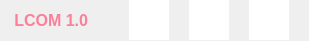
       <widget class="QWidget" name="tileWidget" native="true">
        <property name="minimumSize">
         <size>
          <width>0</width>
          <height>40</height>
         </size>
        </property>
        <property name="maximumSize">
         <size>
          <width>16777215</width>
          <height>40</height>
         </size>
        </property>
        <property name="font">
         <font/>
        </property>
        <property name="mouseTracking">
         <bool>false</bool>
        </property>
        <property name="tabletTracking">
         <bool>false</bool>
        </property>
        <property name="toolTipDuration">
         <number>0</number>
        </property>
        <layout class="QGridLayout" name="gridLayout_6">
         <property name="sizeConstraint">
          <enum>QLayout::SetMinimumSize</enum>
         </property>
         <property name="leftMargin">
          <number>0</number>
         </property>
         <property name="topMargin">
          <number>0</number>
         </property>
         <property name="rightMargin">
          <number>0</number>
         </property>
         <property name="bottomMargin">
          <number>1</number>
         </property>
         <property name="spacing">
          <number>0</number>
         </property>
         <item row="0" column="5">
          <spacer name="horizontalSpacer_6">
           <property name="font">
            <font/>
           </property>
           <property name="mouseTracking">
            <bool>false</bool>
           </property>
           <property name="tabletTracking">
            <bool>false</bool>
           </property>
           <property name="orientation">
            <enum>Qt::Horizontal</enum>
           </property>
           <property name="sizeType">
            <enum>QSizePolicy::Minimum</enum>
           </property>
           <property name="sizeHint" stdset="0">
            <size>
             <width>20</width>
             <height>20</height>
            </size>
           </property>
          </spacer>
         </item>
         <item row="0" column="9">
          <spacer name="horizontalSpacer_4">
           <property name="font">
            <font/>
           </property>
           <property name="mouseTracking">
            <bool>false</bool>
           </property>
           <property name="tabletTracking">
            <bool>false</bool>
           </property>
           <property name="orientation">
            <enum>Qt::Horizontal</enum>
           </property>
           <property name="sizeType">
            <enum>QSizePolicy::Minimum</enum>
           </property>
           <property name="sizeHint" stdset="0">
            <size>
             <width>20</width>
             <height>20</height>
            </size>
           </property>
          </spacer>
         </item>
         <item row="0" column="0">
          <spacer name="horizontalSpacer_5">
           <property name="font">
            <font/>
           </property>
           <property name="mouseTracking">
            <bool>false</bool>
           </property>
           <property name="tabletTracking">
            <bool>false</bool>
           </property>
           <property name="orientation">
            <enum>Qt::Horizontal</enum>
           </property>
           <property name="sizeType">
            <enum>QSizePolicy::Minimum</enum>
           </property>
           <property name="sizeHint" stdset="0">
            <size>
             <width>1</width>
             <height>20</height>
            </size>
           </property>
          </spacer>
         </item>
         <item row="0" column="3">
          <spacer name="horizontalSpacer">
           <property name="font">
            <font/>
           </property>
           <property name="mouseTracking">
            <bool>false</bool>
           </property>
           <property name="tabletTracking">
            <bool>false</bool>
           </property>
           <property name="orientation">
            <enum>Qt::Horizontal</enum>
           </property>
           <property name="sizeHint" stdset="0">
            <size>
             <width>40</width>
             <height>40</height>
            </size>
           </property>
          </spacer>
         </item>
         <item row="0" column="2">
          <widget class="QLabel" name="label_8">
           <property name="minimumSize">
            <size>
             <width>80</width>
             <height>0</height>
            </size>
           </property>
           <property name="font">
            <font>
             <pointsize>12</pointsize>
             <italic>false</italic>
             <bold>true</bold>
            </font>
           </property>
           <property name="mouseTracking">
            <bool>false</bool>
           </property>
           <property name="tabletTracking">
            <bool>false</bool>
           </property>
           <property name="styleSheet">
            <string notr="true">font: 700 12pt &quot;Microsoft YaHei UI&quot;;
color:rgb(253, 127, 151);</string>
           </property>
           <property name="lineWidth">
            <number>0</number>
           </property>
           <property name="text">
            <string>   LCOM 1.0</string>
           </property>
           <property name="indent">
            <number>0</number>
           </property>
          </widget>
         </item>
         <item row="0" column="4">
          <widget class="QPushButton" name="minPushButton">
           <property name="minimumSize">
            <size>
             <width>40</width>
             <height>40</height>
            </size>
           </property>
           <property name="maximumSize">
            <size>
             <width>40</width>
             <height>40</height>
            </size>
           </property>
           <property name="font">
            <font/>
           </property>
           <property name="mouseTracking">
            <bool>false</bool>
           </property>
           <property name="tabletTracking">
            <bool>false</bool>
           </property>
           <property name="styleSheet">
            <string notr="true">background-color: rgb(255, 255, 255);
border:none</string>
           </property>
           <property name="text">
            <string/>
           </property>
          </widget>
         </item>
         <item row="0" column="7">
          <spacer name="horizontalSpacer_7">
           <property name="font">
            <font/>
           </property>
           <property name="mouseTracking">
            <bool>false</bool>
           </property>
           <property name="tabletTracking">
            <bool>false</bool>
           </property>
           <property name="orientation">
            <enum>Qt::Horizontal</enum>
           </property>
           <property name="sizeType">
            <enum>QSizePolicy::Minimum</enum>
           </property>
           <property name="sizeHint" stdset="0">
            <size>
             <width>20</width>
             <height>20</height>
            </size>
           </property>
          </spacer>
         </item>
         <item row="0" column="8">
          <widget class="QPushButton" name="closePushButton">
           <property name="minimumSize">
            <size>
             <width>40</width>
             <height>40</height>
            </size>
           </property>
           <property name="maximumSize">
            <size>
             <width>40</width>
             <height>40</height>
            </size>
           </property>
           <property name="font">
            <font/>
           </property>
           <property name="mouseTracking">
            <bool>false</bool>
           </property>
           <property name="tabletTracking">
            <bool>false</bool>
           </property>
           <property name="styleSheet">
            <string notr="true">background-color: rgb(255, 255, 255);
border:none</string>
           </property>
           <property name="text">
            <string/>
           </property>
           <property name="checkable">
            <bool>false</bool>
           </property>
          </widget>
         </item>
         <item row="0" column="6">
          <widget class="QPushButton" name="maxPushButton">
           <property name="minimumSize">
            <size>
             <width>40</width>
             <height>40</height>
            </size>
           </property>
           <property name="maximumSize">
            <size>
             <width>40</width>
             <height>40</height>
            </size>
           </property>
           <property name="font">
            <font/>
           </property>
           <property name="mouseTracking">
            <bool>false</bool>
           </property>
           <property name="tabletTracking">
            <bool>false</bool>
           </property>
           <property name="styleSheet">
            <string notr="true">background-color: rgb(255, 255, 255);
border:none</string>
           </property>
           <property name="text">
            <string/>
           </property>
           <property name="autoExclusive">
            <bool>false</bool>
           </property>
          </widget>
         </item>
        </layout>
       </widget>
